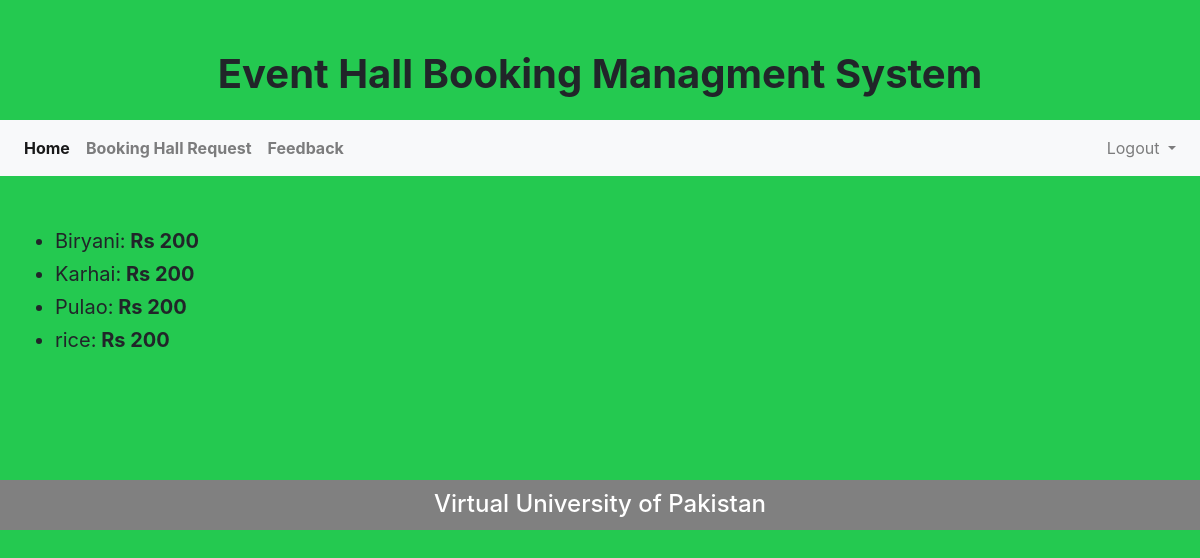
Page /user/book_Detail.php (signed in) on the committed database.
### tables this page shows
CREATE TABLE `food_tbl` (
  `ID` int(11) NOT NULL,
  `Food_Name` varchar(255) NOT NULL,
  `Food_Price` int(11) NOT NULL
);

### user/book_Detail.php (the view, shortened to what this page needs)
<?php
include ('userHeader.php');
if (empty($_SESSION['uID'])) {
  echo '<script language="javascript">';
  echo 'alert("Please login to continue")';
  echo '</script>';
  echo "<script>location.replace('../login.php')</script>";
}else{
?>
<!DOCTYPE html>
<html>
<head>
</head>
<body>
  <div class="container-fluid">
              <?php
                   $fqry="SELECT * FROM food_tbl";
                  $frun=mysqli_query($conn,$fqry);
                  while ($frow = mysqli_fetch_array($frun)) {?>
              <ul>
               <li style="font-size:20px; margin-bottom:-13px;  "><?php  echo $frow ['Food_Name']; ?>:<b> Rs <?php  echo $frow ['Food_Price']; ?></b></li>
             </ul>
              <?php
                  }
                  ?>
              </div>
        </div>
  <?php include '../footer.php'; ?>
</body>
</html>
<?php
}
?>

### rows in the picture
food_tbl: Food_Name "Biryani", Food_Price "200"
food_tbl: Food_Name "Karhai", Food_Price "200"
food_tbl: Food_Name "Pulao", Food_Price "200"
food_tbl: Food_Name "rice", Food_Price "200"
